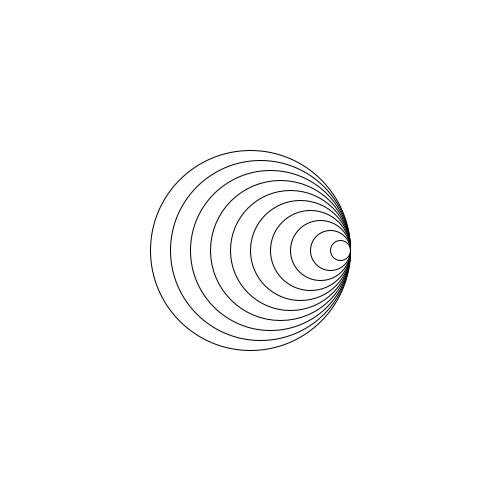
Frame 1 (no input)
Frame 60 (the mouse pressed at the canvas centre just before this capture): identical to frame 1, image omitted
Frame 120 (the mouse held since frame 60 and released just before this capture): identical to frame 1, image omitted

The Processing sketch that drew this single still picture (run headless with seeded random() and noise(); from frame 60 on, the mouse is pressed at the canvas centre):

// Processing sketch: H09O9
// ── H09O9.pde

void setup(){
  size (500,500);
}

void draw(){
  background(255,255,255);
  drawRightCircle(350,250,200,10);
}

void drawRightCircle(int x, int y, int sizeC, int aantal){
  for(int i = 0; i < aantal; i++){
   ellipse(x - sizeC/2,y,sizeC,sizeC);
   sizeC -= 20;
  }
}
